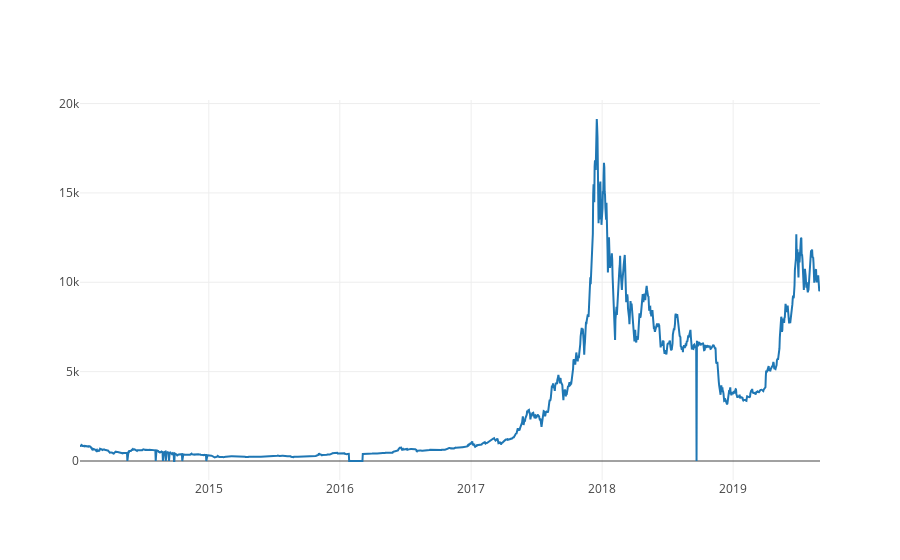

Here is the notebook cell this chart was saved with:
### Code cell
# Chart the BTC pricing data
btc_trace = go.Scatter(x=btc_usd_price_kraken.index, y=btc_usd_price_kraken['Weighted Price'])
py.iplot([btc_trace])

### Figure 1 — Plotly figure (JSON) as saved in the notebook; plotly's stock layout.template omitted (floating-point values rounded to 4 significant figures; data arrays with more than 128 entries replaced by an {"elided": "..."} marker saying what was removed)
{"data": [{"type": "scatter", "uid": "c451af27-3a32-4209-974f-152612b06032", "x": {"elided": "2063 str values"}, "y": {"elided": "2063 float values"}}], "layout": {}}
